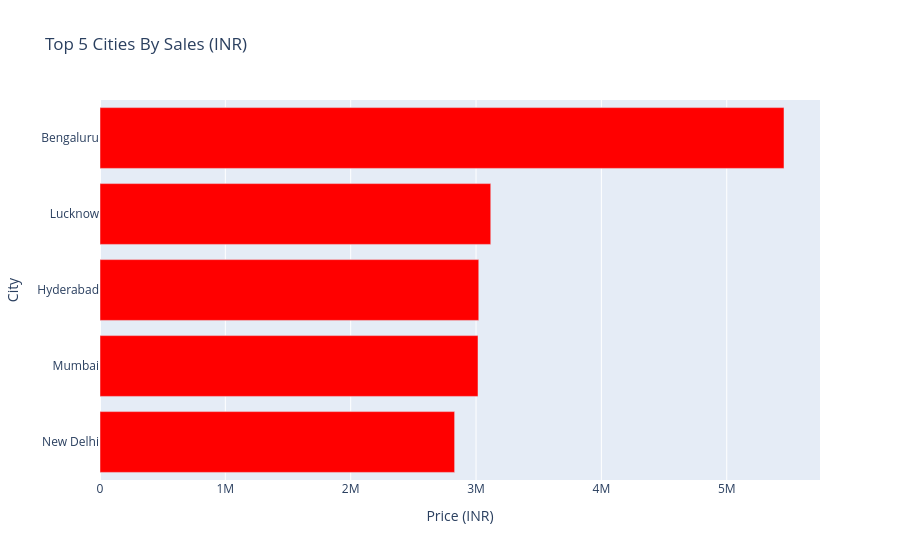

Notebook code for this chart:
### Markdown cell above
## Top 5 Cityes by Sales

### Code cell
top_5_cities = (
    df.groupby('City')['Price (INR)']
    .sum()
    .nlargest(5)
    .sort_values()
    .reset_index()
)
fig = px.bar(
    top_5_cities,
    x='Price (INR)',
    y='City',
    orientation='h',
    title='Top 5 Cities By Sales (INR)',
    color_discrete_sequence=['red']
)
fig.show()

### Figure 1 — Plotly figure (JSON) as saved in the notebook; plotly's stock layout.template omitted (floating-point values rounded to 4 significant figures)
{"data": [{"hovertemplate": "Price (INR)=%{x}<br>City=%{y}<extra></extra>", "legendgroup": "", "marker": {"color": "red", "pattern": {"shape": ""}}, "name": "", "orientation": "h", "showlegend": false, "textposition": "auto", "type": "bar", "x": [2829000.0, 3016000.0, 3022000.0, 3117000.0, 5457000.0], "xaxis": "x", "y": ["New Delhi", "Mumbai", "Hyderabad", "Lucknow", "Bengaluru"], "yaxis": "y"}], "layout": {"barmode": "relative", "legend": {"tracegroupgap": 0}, "title": {"text": "Top 5 Cities By Sales (INR)"}, "xaxis": {"anchor": "y", "domain": [0, 1], "title": {"text": "Price (INR)"}}, "yaxis": {"anchor": "x", "domain": [0, 1], "title": {"text": "City"}}}}
